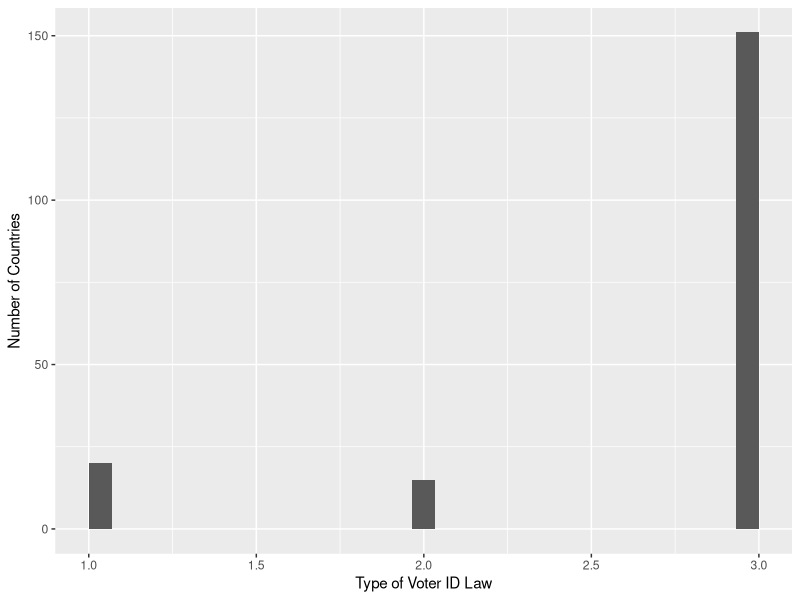

This chart was generated by the following R code: (Note: this script raises an error after producing the figure.)
## ---- chunk 1
library(tidyverse)
library(ggplot2)
compul = read_csv("cvil_22_09_08.csv", show_col_types = FALSE)
compul
## ---- chunk 2
compul |>
  filter(cmp_vt == 1)
## ---- chunk 3
turnout = read_csv("voterturnout.csv", show_col_types = FALSE)
## ---- chunk 4
vote = compul |>
  inner_join(turnout, by = c("cntry" = "Country"))
vote = vote |>
  select(cntry:id_type_lab, turnout)
## ---- chunk 5
cor(vote$turnout, vote$id_type, use = "pairwise")
## ---- chunk 6
id_hist = ggplot(data = vote, mapping = aes(x = id_type)) + 
  geom_histogram() + labs(
    x = "Type of Voter ID Law",
    y = "Number of Countries"
  )
id_hist
## ---- chunk 7
reg_hist = ggplot(data = vote, mapping = aes(x = reg_law)) + 
  geom_histogram() + labs(
    x = "Type of Voter Registration Assistance",
    y = "Number of Countries"
  )
reg_hist
## ---- chunk 8
vote |>
  group_by(id_type) |>
  summarize(turnout_mean = mean(turnout))
## ---- chunk 9
vote |>
  group_by(reg_law) |>
  summarize(turnout_mean = mean(turnout))
